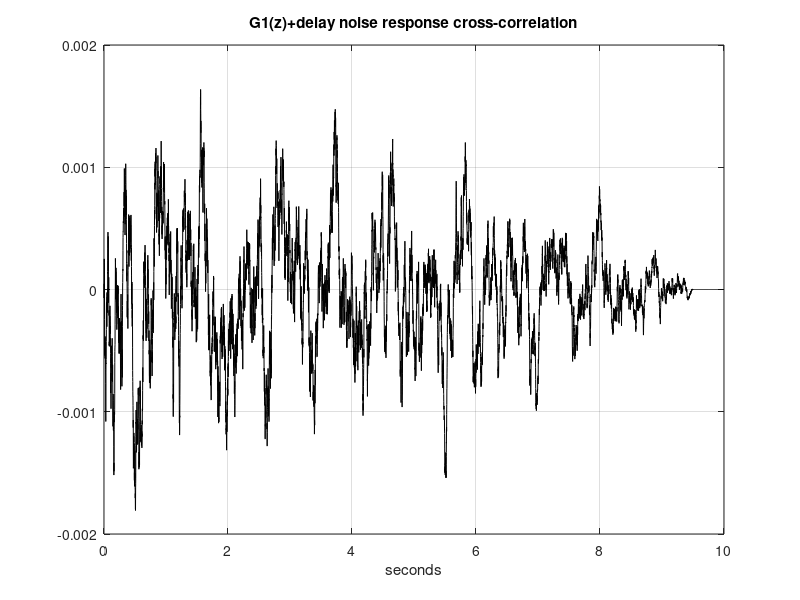

Write the MATLAB code that produced this figure.
% Transfer function + delay, for study: noise response
%case 1d
Td=0.5; %pure delay in seconds
% continuous time transfer function:
num1Ns=10; den1Ns=[1 10]; %G1(s)=10/(s+10)
fs=1000; %sampling frequency in Hz
Ts=1/fs; %sampling period in seconds
Nd=ceil(Td/Ts); %number of samples corresponding to the delay
%discrete transfer function (from the continuous cases)
[num1Nz,den1Nz]= impinvar(num1Ns,den1Ns,fs); %G1(z)
num1Nz=[zeros(1,Nd) num1Nz]; %adding delay to G1(z)

%response of G1 to noise
tiv=1/fs; %time interval between samples;
t=0:tiv:(10-tiv); %time intervals set (10 seconds)
N=length(t); %number of data points
u=randn(N,1); %random input signal data set
y=filter(num1Nz,den1Nz,u); %G1(z) response to noise

ac=xcorr(u,y); %cross-correlation of u and y
ac=ac/N; %normalization
Nac=length(ac); mNac=ceil(0.5*Nac); %to plot half ac

%display cross-correlation
plot(t,ac(mNac:Nac),'k');
grid;
title('G1(z)+delay noise response cross-correlation');
xlabel('seconds');
